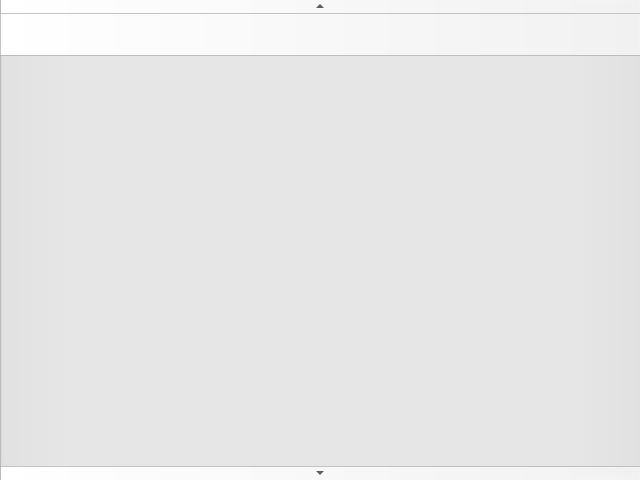
<?xml version="1.0" encoding="UTF-8"?>
<ui version="4.0">
 <class>ScrollBarHost</class>
 <widget class="QScrollBar" name="ScrollBarHost">
  <property name="geometry">
   <rect>
    <x>0</x>
    <y>0</y>
    <width>640</width>
    <height>480</height>
   </rect>
  </property>
  <property name="windowTitle">
   <string>QScrollBar</string>
  </property>
  <property name="toolTip">
   <string>QScrollBar host</string>
  </property>
 </widget>
 <resources/>
 <connections/>
</ui>
